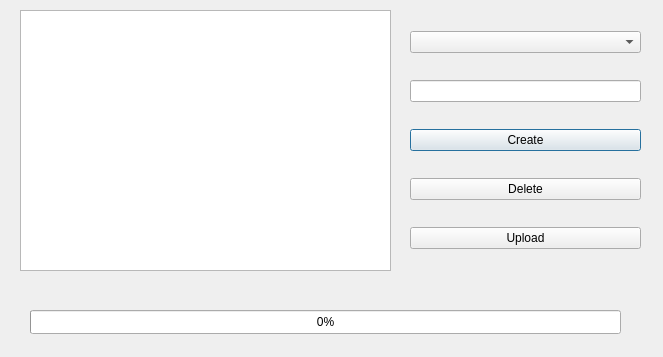
<?xml version="1.0" encoding="UTF-8"?>
<ui version="4.0">
 <class>Dialog</class>
 <widget class="QDialog" name="Dialog">
  <property name="enabled">
   <bool>true</bool>
  </property>
  <property name="geometry">
   <rect>
    <x>0</x>
    <y>0</y>
    <width>663</width>
    <height>357</height>
   </rect>
  </property>
  <property name="windowTitle">
   <string>RadosGW_Connector</string>
  </property>
  <property name="windowIcon">
   <iconset>
    <normaloff>icon/ceph-icon.png</normaloff>icon/ceph-icon.png</iconset>
  </property>
  <property name="sizeGripEnabled">
   <bool>false</bool>
  </property>
  <widget class="QTreeView" name="treeView">
   <property name="geometry">
    <rect>
     <x>20</x>
     <y>10</y>
     <width>371</width>
     <height>261</height>
    </rect>
   </property>
  </widget>
  <widget class="QWidget" name="verticalLayoutWidget">
   <property name="geometry">
    <rect>
     <x>410</x>
     <y>10</y>
     <width>231</width>
     <height>261</height>
    </rect>
   </property>
   <layout class="QVBoxLayout" name="verticalLayout">
    <item>
     <widget class="QComboBox" name="comboBox"/>
    </item>
    <item>
     <widget class="QLineEdit" name="lineEdit"/>
    </item>
    <item>
     <widget class="QPushButton" name="pushButton">
      <property name="text">
       <string>Create</string>
      </property>
     </widget>
    </item>
    <item>
     <widget class="QPushButton" name="pushButton_2">
      <property name="text">
       <string>Delete</string>
      </property>
     </widget>
    </item>
    <item>
     <widget class="QPushButton" name="pushButton_3">
      <property name="text">
       <string>Upload</string>
      </property>
     </widget>
    </item>
   </layout>
  </widget>
  <widget class="QProgressBar" name="progressBar">
   <property name="geometry">
    <rect>
     <x>30</x>
     <y>310</y>
     <width>591</width>
     <height>24</height>
    </rect>
   </property>
   <property name="value">
    <number>0</number>
   </property>
  </widget>
 </widget>
 <resources/>
 <connections/>
</ui>
